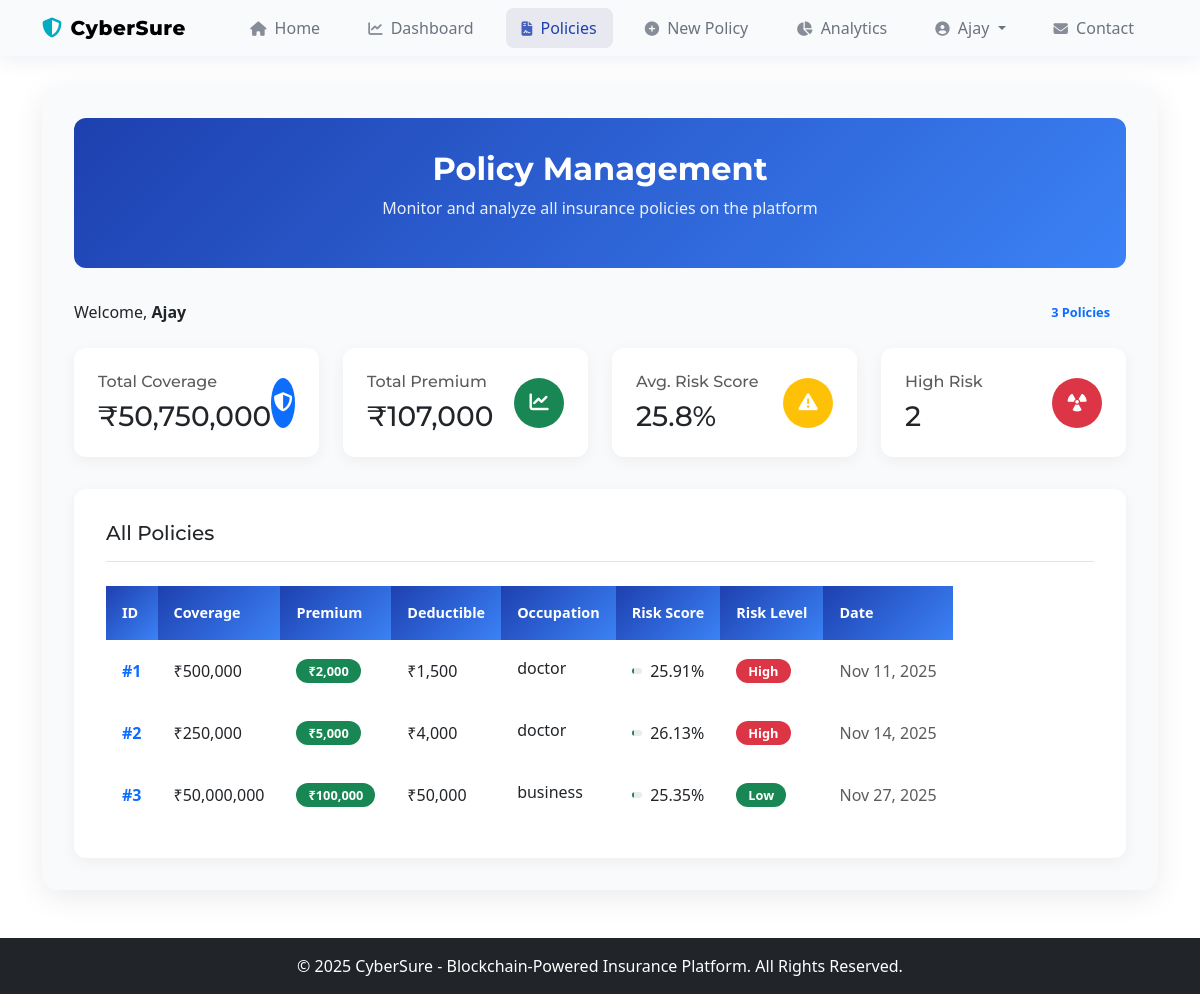
The app's page /admin/policies (signed in) with its own data.
### models.py (models this page shows)
class User(UserMixin, db.Model):
    __tablename__ = 'users'
    id = db.Column(db.Integer, primary_key=True)
    username = db.Column(db.String(100), unique=True, nullable=False)
    email = db.Column(db.String(150), unique=True, nullable=False)
    password = db.Column(db.String(200), nullable=False)
    role = db.Column(db.String(50), default='customer')  # 'customer' or 'admin'
    wallet_address = db.Column(db.String(200), unique=True, nullable=True)
    kyc_verified = db.Column(db.Boolean, default=False)  # Admin-approved
    created_at = db.Column(db.DateTime, default=datetime.utcnow)
    updated_at = db.Column(db.DateTime, default=datetime.utcnow, onupdate=datetime.utcnow)
    policies = db.relationship('Policy', backref='user', lazy=True)
    def is_admin(self):
        return self.role == 'admin'

class Policy(db.Model):
    __tablename__ = 'policies'
    id = db.Column(db.Integer, primary_key=True)
    user_id = db.Column(db.Integer, db.ForeignKey('users.id'), nullable=False)
    income = db.Column(db.Float, nullable=False)
    coverage_amount = db.Column(db.Float, nullable=False)
    premium_amount = db.Column(db.Float, nullable=False)
    deductible = db.Column(db.Float, nullable=False)
    occupation = db.Column(db.String(100), nullable=True)
    geographic_info = db.Column(db.String(100), nullable=True)
    insurance_products = db.Column(db.String(200), nullable=True)
    risk_score = db.Column(db.Float, nullable=False)
    risk_level = db.Column(db.String(20), nullable=False)
    blockchain_txn = db.Column(db.String(200), nullable=True)
    created_at = db.Column(db.DateTime, default=datetime.utcnow)
    updated_at = db.Column(db.DateTime, default=datetime.utcnow, onupdate=datetime.utcnow)

### app.py (the view)
@app.route('/admin/policies')
@login_required
def admin_policies():
    if not current_user.is_admin():
        flash('Access denied.', 'danger')
        return redirect(url_for('login'))
    else:
        policies = Policy.query.all()
    return render_template('admin_policies.html', policies=policies)

### app.py (called while the page is built)
@login_manager.user_loader
def load_user(user_id):
    user = db.session.get(User, int(user_id))
    if user:
        print(f"Loaded user: {user.username}, Role: {user.role}")
    return user

### templates/admin_policies.html (shortened to what this page needs)
{% extends 'base.html' %}
{% block extra_head %}
<link href="https://cdn.jsdelivr.net/npm/nouislider@15.7.1/dist/nouislider.min.css" rel="stylesheet">
{% endblock %}
{% block content %}
<div class="admin-container">
    <div class="page-header">
        <h2>Policy Management</h2>
        <p>Monitor and analyze all insurance policies on the platform</p>
    </div>
    <div class="d-flex justify-content-between align-items-center mb-4">
        <p class="mb-0">Welcome, <strong>{{ current_user.username }}</strong></p>
        <span class="badge bg-primary-soft text-primary px-3 py-1 rounded-pill">{{ policies|length }} Policies</span>
    </div>
    <div class="row g-4 mb-4">
        <div class="col-md-3">
            <div class="stat-card">
                <div class="d-flex align-items-center">
                    <div class="flex-grow-1">
                        <h6 class="text-muted">Total Coverage</h6>
                        <h3 class="mb-0">₹{{ "{:,.0f}".format(policies | sum(attribute='coverage_amount')) }}</h3>
                    </div>
                    <div class="icon-circle bg-primary"><i class="fas fa-shield-alt text-white"></i></div>
                </div>
            </div>
        </div>
        <div class="col-md-3">
            <div class="stat-card">
                <div class="d-flex align-items-center">
                    <div class="flex-grow-1">
                        <h6 class="text-muted">Total Premium</h6>
                        <h3 class="mb-0">₹{{ "{:,.0f}".format(policies | sum(attribute='premium_amount')) }}</h3>
                    </div>
                    <div class="icon-circle bg-success"><i class="fas fa-chart-line text-white"></i></div>
                </div>
            </div>
        </div>
        <div class="col-md-3">
            <div class="stat-card">
                <div class="d-flex align-items-center">
                    <div class="flex-grow-1">
                        <h6 class="text-muted">Avg. Risk Score</h6>
                        <h3 class="mb-0">{{ (policies | sum(attribute='risk_score') / policies|length if policies else 0) | round(1) }}%</h3>
                    </div>
                    <div class="icon-circle bg-warning"><i class="fas fa-exclamation-triangle text-white"></i></div>
                </div>
            </div>
        </div>
        <div class="col-md-3">
            <div class="stat-card">
                <div class="d-flex align-items-center">
                    <div class="flex-grow-1">
                        <h6 class="text-muted">High Risk</h6>
                        <h3 class="mb-0">{{ policies | selectattr('risk_level', 'equalto', 'High') | list | length }}</h3>
                    </div>
                    <div class="icon-circle bg-danger"><i class="fas fa-radiation text-white"></i></div>
                </div>
            </div>
        </div>
    </div>
    <div class="info-section">
        <div class="info-section-header">
            <h3>All Policies</h3>
        </div>
        <div class="table-responsive">
            <table class="data-table">
                <thead>
                    <tr>
                        <th>ID</th>
                        <th>Coverage</th>
                        <th>Premium</th>
                        <th>Deductible</th>
                        <th>Occupation</th>
                        <th>Risk Score</th>
                        <th>Risk Level</th>
                        <th>Date</th>
                    </tr>
                </thead>
                <tbody>
                    {% for policy in policies %}
                    <tr>
                        <td><strong class="text-primary">#{{ policy.id }}</strong></td>
                        <td>₹{{ "{:,.0f}".format(policy.coverage_amount) }}</td>
                        <td><span class="badge bg-success">₹{{ "{:,.0f}".format(policy.premium_amount) }}</span></td>
                        <td>₹{{ "{:,.0f}".format(policy.deductible) }}</td>
                        <td><span class="text-truncate d-inline-block" style="max-width:120px;" title="{{ policy.occupation }}">{{ policy.occupation }}</span></td>
                        <td>
                            <div class="d-flex align-items-center">
                                <div class="progress flex-grow-1 me-2"><div class="progress-bar bg-{{ 'danger' if policy.risk_score > 70 else 'warning' if policy.risk_score > 30 else 'success' }}" style="width:{{ policy.risk_score }}%"></div></div>
                                <span>{{ policy.risk_score }}%</span>
                            </div>
                        </td>
                        <td><span class="badge bg-{{ 'danger' if policy.risk_level == 'High' else 'warning' if policy.risk_level == 'Medium' else 'success' }}">{{ policy.risk_level }}</span></td>
                        <td class="text-center text-muted">{{ policy.updated_at.strftime("%b %d, %Y") }}</td>
                    </tr>
                    {% endfor %}
                </tbody>
            </table>
        </div>
    </div>
</div>
{% endblock %}

### templates/base.html (shortened to what this page needs)
<!DOCTYPE html>
<html lang="en">
<head>
    <link rel="stylesheet" href="{{ url_for('static', filename='css/index.css') }}">
    <link href="https://cdn.jsdelivr.net/npm/bootstrap@5.3.0/dist/css/bootstrap.min.css" rel="stylesheet">
    <link rel="stylesheet" href="https://cdnjs.cloudflare.com/ajax/libs/font-awesome/6.5.1/css/all.min.css">
    {% block extra_head %}{% endblock %}
</head>
<body>
    <nav class="navbar navbar-expand-lg sticky-top">
        <div class="container">
            <a class="navbar-brand d-flex align-items-center" href="{{ url_for('index') }}">
                <i class="fas fa-shield-alt me-2"></i>
                <span>CyberSure</span>
            </a>
            <div class="collapse navbar-collapse" id="navbarNav">
                <ul class="navbar-nav ms-auto">
                    <li class="nav-item">
                        <a class="nav-link {{ 'active' if request.endpoint == 'index' }}" href="{{ url_for('index') }}">
                            <i class="fas fa-home me-1"></i> Home
                        </a>
                    </li>
                    {% if current_user.is_authenticated %}
                        {% if current_user.role == 'admin' %}
                            <li class="nav-item">
                                <a class="nav-link {{ 'active' if request.endpoint == 'admin_dashboard' }}"
                                   href="{{ url_for('admin_dashboard') }}">
                                   <i class="fas fa-chart-line me-1"></i> Dashboard
                                </a>
                            </li>
                            <li class="nav-item">
                                <a class="nav-link {{ 'active' if request.endpoint == 'admin_policies' }}"
                                   href="{{ url_for('admin_policies') }}">
                                   <i class="fas fa-file-contract me-1"></i> Policies
                                </a>
                            </li>
                            <li class="nav-item">
                                <a class="nav-link {{ 'active' if request.endpoint == 'admin_policy' }}"
                                   href="{{ url_for('admin_policy') }}">
                                   <i class="fas fa-plus-circle me-1"></i> New Policy
                                </a>
                            </li>
                            <li class="nav-item">
                                <a class="nav-link {{ 'active' if request.endpoint == 'get_policies' }}"
                                   href="{{ url_for('get_policies') }}">
                                   <i class="fas fa-chart-pie me-1"></i> Analytics
                                </a>
                            </li>
                        {% endif %}
                        <li class="nav-item dropdown">
                            <a class="nav-link dropdown-toggle" href="#" id="userDropdown" role="button"
                               data-bs-toggle="dropdown" aria-expanded="false">
                               <i class="fas fa-user-circle me-1"></i>
                               {{ current_user.username }}
                            </a>
                        </li>
                    {% endif %}
                    <li class="nav-item">
                        <a class="nav-link {{ 'active' if request.endpoint == 'contact' }}"
                           href="{{ url_for('contact') }}">
                           <i class="fas fa-envelope me-1"></i> Contact
                        </a>
                    </li>
                </ul>
            </div>
        </div>
    </nav>
    <div class="container mt-4">
        {% block content %}{% endblock %}
    </div>
    <footer class="bg-dark text-white mt-5 p-3 text-center">
        &copy; 2025 CyberSure - Blockchain-Powered Insurance Platform. All Rights Reserved.
    </footer>
</body>
</html>

### static/css/index.css (style rules this page uses)
:root { --primary: #1a237e; --primary-light: #534bae; --primary-dark: #000051; --secondary: #00acc1; --secondary-light: #5ddef4; --secondary-dark: #007c91; --success: #43a047; --danger: #d32f2f; --warning: #ffa000; --text-primary: #2c3e50; --text-secondary: #546e7a; --background: #f5f7fa; --surface: #ffffff; --gradient: linear-gradient(135deg, var(--primary) 0%, var(--primary-light) 100%); }
body { font-family: 'Inter', 'Roboto', sans-serif; background-color: var(--background); color: var(--text-primary); line-height: 1.6; overflow-x: hidden; }
h1, h2, h3, h4, h5, h6, .navbar-brand { font-family: 'Montserrat', sans-serif; font-weight: 700; }
.navbar { background: var(--surface) !important; box-shadow: 0 4px 20px rgba(12, 46, 138, 0.08); padding: 12px 0; position: sticky; top: 0; z-index: 1000; }
.navbar-brand { color: var(--primary); font-weight: 800; letter-spacing: 0.5px; font-size: 1.4rem; transition: all 0.4s ease; }
.navbar-brand i { color: var(--secondary); margin-right: 8px; }
.nav-link { font-weight: 600; position: relative; margin: 0 8px; color: var(--text-secondary) !important; padding: 8px 16px !important; border-radius: 8px; transition: all 0.3s ease; }
.nav-link i { margin-right: 4px; font-size: 0.9em; opacity: 0.8; }
.nav-link.active { color: var(--primary) !important; background-color: rgba(26, 35, 126, 0.08); }
.container.mt-4 { animation: fadeIn 1s ease; }
footer { background: var(--dark) !important; padding: 25px 0 !important; margin-top: 50px !important; font-weight: 500; background: linear-gradient(135deg, var(--dark) 0%, #0f172a 100%) !important; }
.navbar { transition: all 0.3s ease; }

### templates/admin_policies.html (style rules this page uses)
:root { --primary:#1e40af;--primary-light:#3b82f6;--success:#10b981;--danger:#ef4444;--warning:#f59e0b; --text-primary:#1f2937;--text-secondary:#6b7280;--surface:#f9fafb; }
.admin-container { max-width: 1400px; margin: 30px auto; padding: 2rem; background: var(--surface); border-radius: 16px; box-shadow: 0 8px 30px rgba(0,0,0,.08); }
.page-header { text-align: center; margin-bottom: 2rem; padding: 2rem 0; background: linear-gradient(135deg, var(--primary) 0%, var(--primary-light) 100%); color: white; border-radius: 12px; }
.page-header h2 { font-weight: 700; font-size: 2rem; }
.page-header p { color: rgba(255,255,255,.9); }
.stat-card { background: white; border-radius: 12px; padding: 1.5rem; box-shadow: 0 4px 15px rgba(0,0,0,.05); transition: transform .2s; }
.icon-circle { width: 50px; height: 50px; border-radius: 50%; display: flex; align-items: center; justify-content: center; font-size: 1.2rem; }
.info-section { background: white; padding: 2rem; border-radius: 12px; margin-top: 2rem; box-shadow: 0 4px 15px rgba(0,0,0,.05); }
.info-section-header { display: flex; justify-content: space-between; align-items: center; margin-bottom: 1.5rem; padding-bottom: 1rem; border-bottom: 1px solid rgba(0,0,0,.1); }
.info-section-header h3 { font-size: 1.25rem; margin: 0; }
.data-table th { background: linear-gradient(135deg, var(--primary) 0%, var(--primary-light) 100%); color: white; padding: 1rem; font-weight: 600; font-size: .9rem; }
.data-table td { padding: 1rem; }
.progress { height: 6px; background: #e9ecef; border-radius: 10px; }
.progress-bar { border-radius: 10px; }
.badge { padding: .35rem .75rem; border-radius: 50px; font-size: .8rem; font-weight: 600; }

### records on screen
User: username "Ajay"
Policy: id "1", coverage_amount "500,000", premium_amount "2,000", deductible "1,500", occupation "doctor", risk_score "25.91", risk_level "High", updated_at "Nov 11, 2025"
Policy: id "2", coverage_amount "250,000", premium_amount "5,000", deductible "4,000", occupation "doctor", risk_score "26.13", risk_level "High", updated_at "Nov 14, 2025"
Policy: id "3", coverage_amount "50,000,000", premium_amount "100,000", deductible "50,000", occupation "business", risk_score "25.35", risk_level "Low", updated_at "Nov 27, 2025"

### other values on screen
{{ policies|length }} "3"
{{ "{:,.0f}".format(policies | sum(attribute='coverage_amount')) }} "50,750,000"
{{ "{:,.0f}".format(policies | sum(attribute='premium_amount')) }} "107,000"
{{ policies | selectattr('risk_level', 'equalto', 'High') | list | length }} "2"
